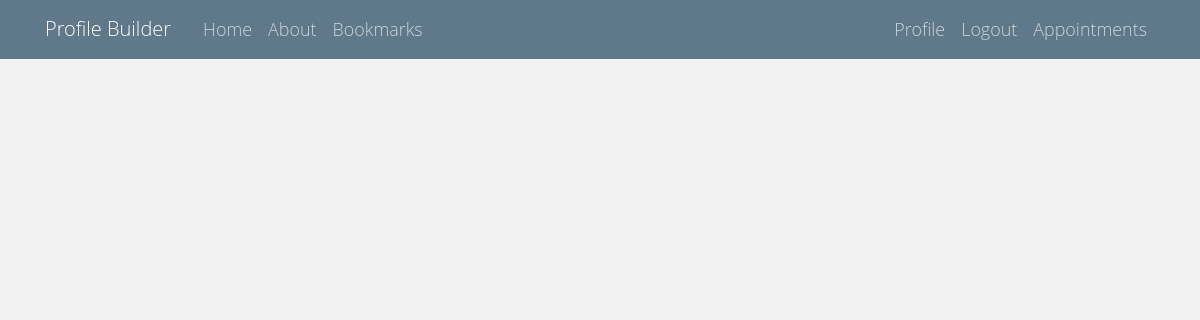
Page /appointments/ (signed in) on the earlier database version.
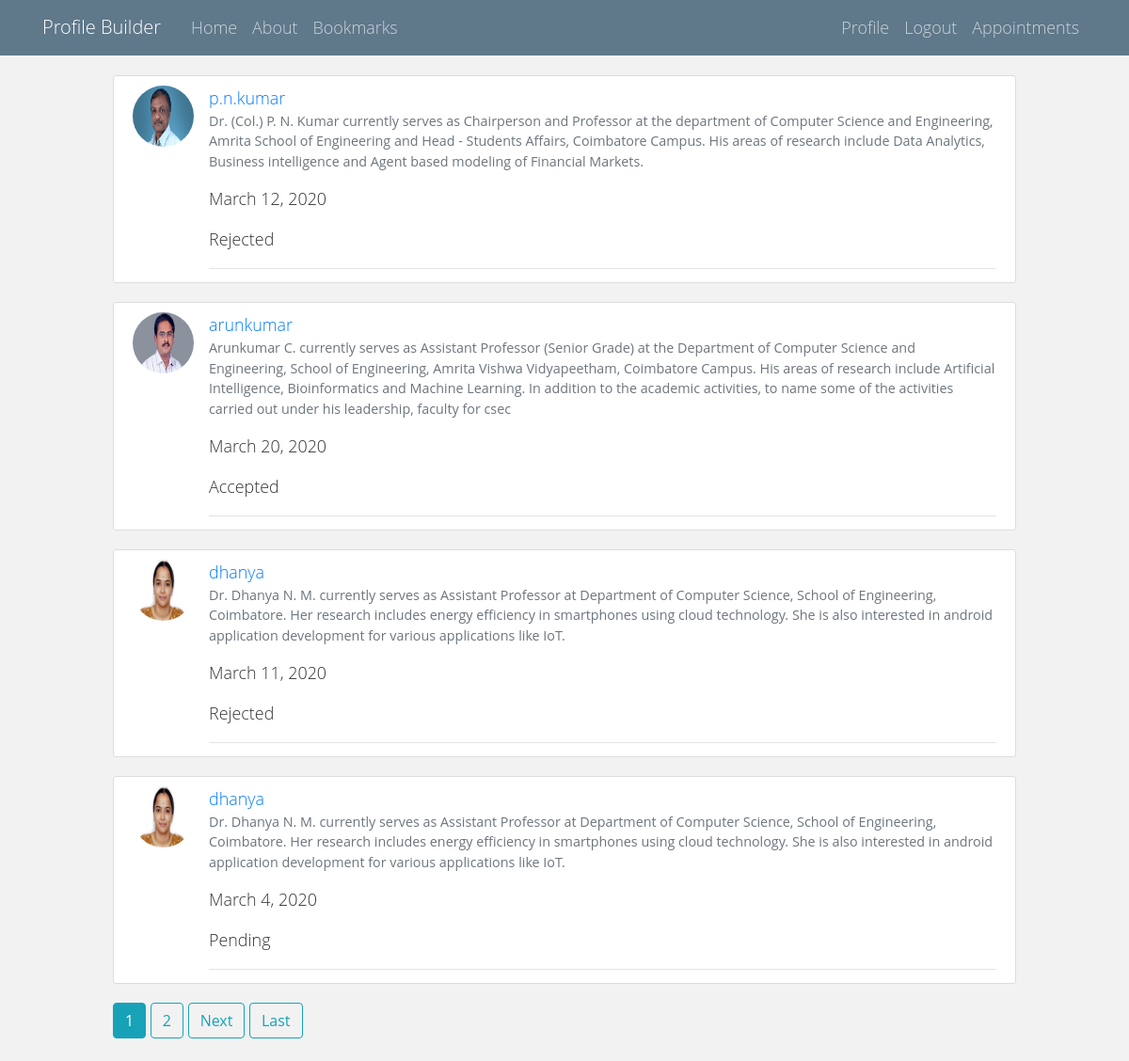
Same page on the later database version.
### profiles/models.py (models this page shows, shortened)
class Appointment(models.Model):
    faculty = models.ForeignKey(FacultyProfile, on_delete=models.CASCADE)
    student = models.ForeignKey(StudentProfile, on_delete=models.CASCADE)
    date = models.DateField()
    reason_reject = models.CharField(max_length=1024, null=True)
    accepted = models.IntegerField(default=-1)

class FacultyProfile(models.Model):
    user = models.OneToOneField(User, on_delete=models.CASCADE)
    image = models.ImageField(default='default.jpg', upload_to='staff_pics')
    about = RichTextField(max_length=10000)
    articles = RichTextField(max_length=10000, blank=True)
    projects = RichTextField(max_length=10000, blank=True)
    bookmark = models.ManyToManyField(User, related_query_name='bookmark', blank=True)
    is_favourite = models.BooleanField(default=False)
    interests = TaggableManager()

### users/models.py (models this page shows)
class User(AbstractUser):
    email = models.EmailField(unique=True)
    is_teacher = models.BooleanField(default=False)
    objects = UserManager()

### profiles/views.py (the view)
# urls.py: path('appointments/', AppointmentListView.as_view(), name='appointments'),
class AppointmentListView(ListView):
    model = Appointment
    template_name = 'profiles/appointmentlistview.html'
    context_object_name = 'appointments'
    paginate_by = 4
    def get_queryset(self):
        student_profile = StudentProfile.objects.filter(user=self.request.user.id).first()
        appointments = Appointment.objects.filter(student=student_profile.id).all()
        object_list = []
        for appointment in appointments:
            object_list.append(appointment)
        return object_list

### templates/profiles/appointmentlistview.html (shortened to what this page needs)
{% extends "base.html" %}
{% load static %}
{% block content %}
    {% for appointment in appointments %}
        <article class="media content-section">
            <img class="rounded-circle article-img" src="{{ appointment.faculty.image.url }}">
            <div class="media-body">
                <div class="article-metadata">
                    <a class="mr-2" href="#">{{ appointment.faculty.user.username }}</a>
                    <div>
                        <small class="text-muted">{{ appointment.faculty.about| safe }}</small>
                    </div>
                    <p class="mr-2" href="#">{{ appointment.date }}</p>
                    {% if appointment.accepted == -1 %}
                        <p class="mr-2">Pending</p>
                    {% elif appointment.accepted == 0 %}
                        <p class="mr-2">Rejected</p>
                    {% else %}
                        <p class="mr-2">Accepted</p>
                    {% endif %}
                </div>
            </div>
        </article>
    {% endfor %}
    {% if is_paginated %}
        {% for num in page_obj.paginator.page_range %}
            {% if page_obj.number == num %}
                <a class="btn btn-info mb-4" href="?page={{ num }}">{{ num }}</a>
            {% elif num > page_obj.number|add:'-3' and num < page_obj.number|add:'3' %}
                <a class="btn btn-outline-info mb-4" href="?page={{ num }}">{{ num }}</a>
            {% endif %}
        {% endfor %}
        {% if page_obj.has_next %}
            <a class="btn btn-outline-info mb-4" href="?page={{ page_obj.next_page_number }}">Next</a>
            <a class="btn btn-outline-info mb-4" href="?page={{ page_obj.paginator.num_pages }}">Last</a>
        {% endif %}
    {% endif %}
{% endblock content %}

### templates/base.html (shortened to what this page needs)
{% load static %}
<!DOCTYPE html>
<html>
<head>
    <link rel="stylesheet" href="https://use.fontawesome.com/releases/v5.12.0/css/all.css">
    <link rel="stylesheet" href="https://maxcdn.bootstrapcdn.com/bootstrap/4.0.0/css/bootstrap.min.css"
>
    <link rel="stylesheet" type="text/css" href="{% static 'main.css' %}">
    <link href=”{{ STATIC_URL }}jquery-autosuggest/css/autoSuggest-upshot.css”
          type=”text/css” media=”all” rel=”stylesheet”/>
    <link rel="stylesheet" href="https://cdnjs.cloudflare.com/ajax/libs/datepicker/0.6.5/datepicker.min.css"
/>
</head>
<body>
<header class="site-header">
    <nav class="navbar navbar-expand-md navbar-dark bg-steel fixed-top">
        <div class="container">
            <a class="navbar-brand mr-4" href="{% url 'home' %}">Profile Builder</a>
            <div class="collapse navbar-collapse" id="navbarToggle">
                <div class="navbar-nav mr-auto">
                    <a class="nav-item nav-link" href="{% url 'home' %}">Home</a>
                    <a class="nav-item nav-link" href="#">About</a>
                    <a class="nav-item nav-link" href="{% url 'bookmarks' %}">Bookmarks</a>
                </div>
                <div class="navbar-nav">
                    {% if user.is_authenticated %}
                        <a class="nav-item nav-link" href="{% url 'profile' %}">Profile</a>
                        <a class="nav-item nav-link" href="{% url 'logout' %}">Logout</a>
                        {% if user.is_teacher %}
                            <a class="nav-item nav-link" href="{% url 'requests' %}">Requests</a>
                        {% else %}
                            <a class="nav-item nav-link" href="{% url 'appointments' %}">Appointments</a>
                        {% endif %}
                    {% else %}
                        <a class="nav-item nav-link" href="{% url 'login' %}">Login</a>
                        <a class="nav-item nav-link" href="{% url 'register' %}">Register</a>
                    {% endif %}
                </div>
            </div>
        </div>
    </nav>
</header>
<main role="main">
    <div class="row">
        <div class="col-md-12">
            {% block content %}{% endblock %}
        </div>
    </div>
</main>
</body>
</html>

### static/main.css (style rules this page uses)
body { background: #fafafa; color: #333333; margin-top: 5rem; }
body { background: #eee; min-height: 100vh; box-sizing: border-box; padding-top: 10vh; font-family: "HelveticaNeue-Light", "Helvetica Neue Light", "Helvetica Neue", Helvetica, Arial, "Lucida Grande", sans-serif; font-weight: 300; line-height: 1.5; max-width: 60rem; margin: 0 auto; font-size: 112%; }
.bg-steel { background-color: #5f788a; }
.site-header .navbar-nav .nav-link { color: #cbd5db; }
.content-section { background: #ffffff; padding: 10px 20px; border: 1px solid #dddddd; border-radius: 3px; margin-bottom: 20px; }
.article-img { height: 65px; width: 65px; margin-right: 16px; }
.article-metadata { padding-bottom: 1px; margin-bottom: 4px; border-bottom: 1px solid #e3e3e3 }
body { background: #f2f2f2; font-family: 'Open Sans', sans-serif; }

Differences in the rows shown:
added Appointment: faculty.image (picture), faculty.user.username "p.n.kumar", faculty.about "Dr. (Col.) P. N. Kumar currently serves as Chairperson and Professor at the department of Computer Science and Engineering, Amrita School of Engineering and Head - Students Affairs, Coimbatore Campus. His areas of research include Data Analytics, Business intelligence and Agent based modeling of Financial Markets.", date "March 12, 2020", accepted "Rejected"
added Appointment: faculty.image (picture), faculty.user.username "arunkumar", faculty.about "Arunkumar C. currently serves as Assistant Professor (Senior Grade) at the Department of Computer Science and Engineering, School of Engineering, Amrita Vishwa Vidyapeetham, Coimbatore Campus. His areas of research include Artificial Intelligence, Bioinformatics and Machine Learning. In addition to the academic activities, to name some of the activities carried out under his leadership, faculty for csec", date "March 20, 2020", accepted "Accepted"
added Appointment: faculty.image (picture), faculty.user.username "dhanya", faculty.about "Dr. Dhanya N. M. currently serves as Assistant Professor at Department of Computer Science, School of Engineering, Coimbatore. Her research includes energy efficiency in smartphones using cloud technology. She is also interested in android application development for various applications like IoT.", date "March 11, 2020", accepted "Rejected"
added Appointment: faculty.image (picture), faculty.user.username "dhanya", faculty.about "Dr. Dhanya N. M. currently serves as Assistant Professor at Department of Computer Science, School of Engineering, Coimbatore. Her research includes energy efficiency in smartphones using cloud technology. She is also interested in android application development for various applications like IoT.", date "March 4, 2020", accepted "Pending"
Other differences:
new list line: "1"
new list line: "2"
text now shown: "Next Last"
